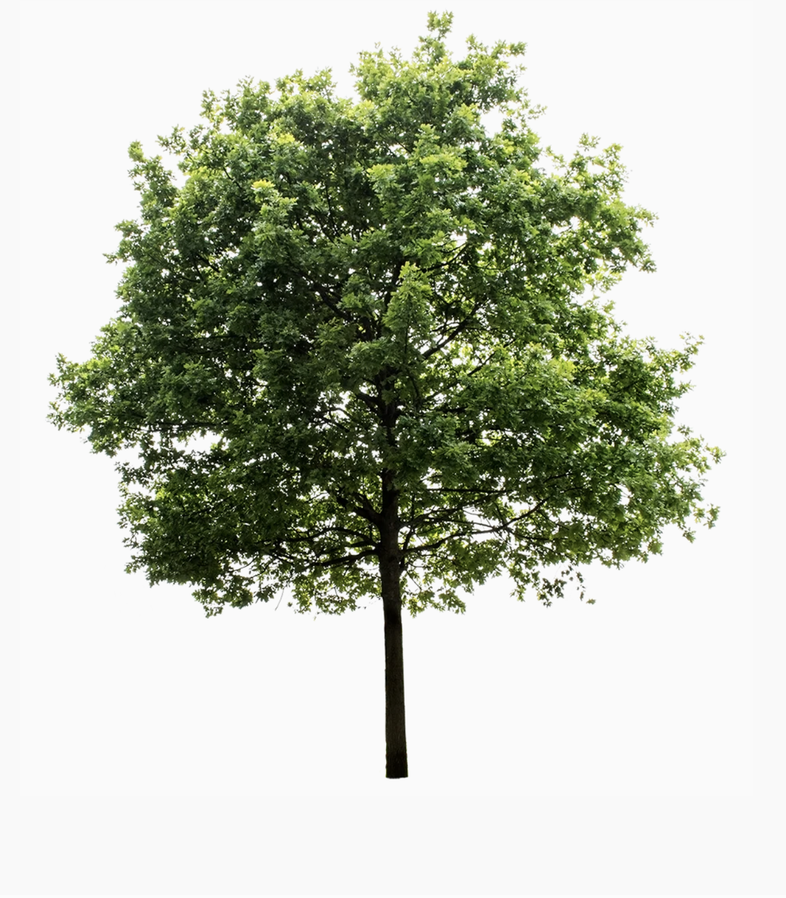
#> input picture sub_pixel/test_tree.png, 786 x 898 px, shrunk from 1270 x 1450 before the run
$ python optimizing.py
#> lines starting #> are read from the running program, lines starting #| are printed output that depends on the picture
import os
import math
import itertools as it
import numpy as np
import time
import subprocess
import os
from PIL import Image, ImageDraw, ImageFont
from moviepy.editor import VideoFileClip
# from transformers import pipeline
import time
import cv2
from skimage import metrics


start_time = time.time()


### EXAMPLE RAMPS / ASCII STUFF
empty = " "
full = "X"
# long_ramp = "ABCDEF"
# long_ramp = "XMI/-."
long_ramp = "MQW#BNHERmKdAGbX8SDOPUkwZF69heT0a&xV%Cs4fY52Lonz3ucJvItr}{li?1][7<>=)(+*|!/-,_~.'` "
# long_ramp = "s4fY52Lonz3ucJvItr}{li?1][7<>=)(+*|!/-,_~.'` "
short_ramp = "ME$sj1|-^` "
punc_ramp = "@%#*+=-:. "
ramp_437 = '▓▒░ '


# PSEUDOCODE PLANNING

# global stuff
# what font are we using? for courier, it looks like it's basically best as a 1:1 size, which is fine
# Looks like courier font size : actual pixel size = 8 : 5

# flatten color/brightness of image func
    # take image
    # make new flattened_brightness array
    # iterate through image
        # average the RBG values of that image / array
        # push that value to the new


# Convert image into ascii basic func

    # Step 1: basics
        # Take source image, i_width, i_height, and target horizontal rez
        # Char width is image_width / target horizontal res
        # Char height is char width * aspect tatio
        # Vertical res is image_height / char_height
        # char_width x char_height is also the pixel unit
font_path = "../fonts/Courier_New_Bold.ttf"
# font_path = "../fonts/Courier_New_Bold.ttf"
font_w_h_aspect_ratio = 1 #true for courier at least, based on some tests
font_size_to_pixel_ratio = 8/5 # also true for courier based on some tests

# image_path = "./cursive_test.png"
image_path = "./test_tree.png"
# [4 lines of commented-out code are left out]
horizontal_resolution = 150 # can be changed to whatever. Bigger is probably better.

# idk if PIL is the way to go for this
# img_to_convert = Image.open(image_path)

# img_to_convert = cv2.imread(image_path)
img_to_convert = cv2.imread(image_path, cv2.IMREAD_GRAYSCALE)
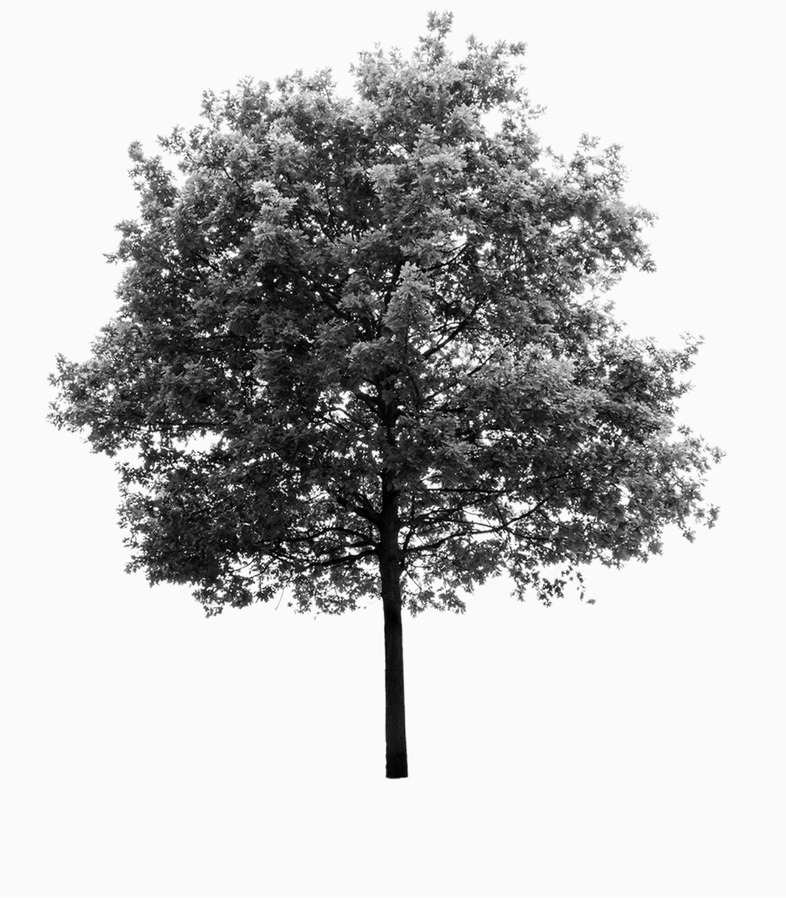
#> img_to_convert: shape (898, 786); min 0, max 255, mean 190.7


i_width = img_to_convert.shape[1]
#> i_width = 786
i_height = img_to_convert.shape[0]
#> i_height = 898
print(f"i_width: {i_width}")
#| i_width: 786
print(f"i_height: {i_height}")
#| i_height: 898
print(f"horizontal_resolution: {horizontal_resolution}")

# how many pixels does each char need to be wide
char_target_width = int(i_width / horizontal_resolution)
#> char_target_width = 5
char_target_height = int(char_target_width * font_w_h_aspect_ratio)
#> char_target_height = 5
print(f"char_target_width: {char_target_width}")
#| char_target_width: 5
print(f"char_target_height: {char_target_height}")
#| char_target_height: 5

# what size font do we need to feed into PIL achieve that? apply aspect ratio
char_display_width = char_target_width * font_size_to_pixel_ratio
#> char_display_width = 8
char_display_height = char_display_width * font_w_h_aspect_ratio
#> char_display_height = 8
print(f"char_display_width: {char_display_width}")
#| char_display_width: 8.0
print(f"char_display_height: {char_display_height}")
#| char_display_height: 8.0

#so we can fit horizontal_resolution chars across, how many can we fit down?
vertical_resolution = int(i_height / char_target_height)
#> vertical_resolution = 179
print(f"ASCII dimensions: {horizontal_resolution} x {vertical_resolution}")
#| ASCII dimensions: 150 x 179

#make font
font = ImageFont.truetype(font_path, size=char_display_width)

    # Step 2: Memoization of sub-pixel maps
        # Ramp class
            # Take a ramp and make it into a class
                # ramp string
                # empty dict
                # emtpy dict value dimensions
class Ramp:
    def __init__(self, string):
        self.ramp_string = string
        self.brightness_dict = {}
        self.brightness_dict_flat = {}
        self.char_dimensions = {"x":0, "y":0}

    def get_char_basic(self, num):
        return self.ramp_string[math.floor((num / 255) * len(self.ramp_string))-1]

    # regular ramp funciton
        # take image array
        # make a new array
        # loop through the image
            # for each pixel, average the rgb values
            # append that value to the new array
        # average teh brightness values of that array
        # return whichever char is x bright
    def get_char_region_basic(self, region):
        # weights = np.array([0.299, 0.587, 0.114])  # Common weights for perceived brightness
        # region_averaged = np.sum(region * weights, axis=-1, keepdims=True)
        # # region_averaged = np.mean(region, axis=-1, keepdims=True)
        new_array = []
        average_bright = np.mean(region)
        # print("avg bright:", average_bright)
        if average_bright > 200:
            return " "
        for y in range(len(region)):
            for x in range(len(region[y])):
                # i have no idea why I Dont have to divide by 3 here
                color_avg = region[y][x]
                new_array.append(color_avg)
        average_brightness = np.average(new_array)
        char = self.get_char_basic(average_brightness)
        # print(f"avg bright: {average_brightness} | char: {char}")
        return char

        # cache maps function
            # Take a width
            # Make a dict
            # Iterate through the string of the map
            # Create a PIL image of that character with the defined font and width
            # Save it as a 2d array in a dict with the key of its original character
    def cache_ramp_maps(self):
        # Take a width
        for char in self.ramp_string:
            # print(f"cache_ramp_maps: {char}")
            char_map_pil = Image.new('L', (char_target_width, char_target_height), color="white")
            d = ImageDraw.Draw(char_map_pil)
            d.text((0, 0), char, fill="black", anchor="lt", font=font)
            char_map_cv2 = np.array(char_map_pil)
            # char_map_cv2 = np.array(char_map_pil)[:, :, ::-1].copy()
            # char_map_cv2 = np.array(char_map_pil.getdata())

            # I could probably optimize this by flattening this brihgtness
            # self.brightness_dict[char] = char_map_cv2

            #ok im gonna do it
            flattened = np.mean(char_map_cv2, axis=-1, keepdims=True)
            # print(char_map_cv2)
            self.brightness_dict_flat[char] = char_map_cv2


            # sub-pixel ramp function
                # take image array
                # confirm that iamge array is same dimensions as the dict values
                # create a holder variable for character
                # create a holder variable for lowest_difference
                # iterate through the dict
                    # for each char_img
                        # make a holder difference value
                        # iterate through the char_img
                            # for each pixel
                                # flatten the brightness of the matching img_pixel
                                # compare it to the brightness of the char_pixel
                                # add that # to the holder value
                            # at the end
                                # check the holder value
                                # if it's lower than the curret lowest_difference
                                # replace the holder character witht he current char (/key)
                                # replace the holder lowest_diff with the new lowest_diff

    # [75 lines left out: function get_char_region_subpixel, not called in this run]


long = Ramp(long_ramp)
long.cache_ramp_maps()
                #

    # Step 3: Start making new image
        # Make new image of size (char_width * horizontal_rez, char_height * vertical_rez)
        # Iterate through original image
            # for each row of vertical res:
                # for each col of horizontal res
                    # grab the pixels from (currentX, currentY) and (currentX + char_width, currY + char_width)
                        # if using no sub-pixel
                            # get the result of sending it to ramp.get_regular
                        # if using sub-pixel
                            # get the result of sending it to ramp.get_subpixel
                    # Add the resulting character to the resulting image at the appropriate coordinates

ascii_image = Image.new("RGB", (int(char_target_width * horizontal_resolution), int(char_target_height * vertical_resolution)), "white")
#> ascii_image: PIL image 750x895 RGB; every value is 255
d = ImageDraw.Draw(ascii_image)
# ascii_image = Image.open(image_path).convert("RGBA")

# print(img_to_convert)

print("should be height:", len(img_to_convert))
#| should be height: 898
print("should be width:", len(img_to_convert[0]))
#| should be width: 786

total = 0
final_amt = vertical_resolution * horizontal_resolution
#> final_amt = 26850
for y in range(vertical_resolution):
    for x in range(horizontal_resolution):
        # if total > 2:
            # break
        print(f"{total} / {final_amt}")
        # print(y, x)
        current_y = y * char_target_height
        current_x = x * char_target_width
        subregion = img_to_convert[current_y:current_y+char_target_height, current_x:current_x+char_target_width]
        # print(subregion)
        # char_for_img = long.get_char_region_subpixel(subregion)
        char_for_img = long.get_char_region_basic(subregion)
        pastable_image = Image.fromarray(np.uint8(subregion)).convert('RGBA')
        pastable_image = Image.new('RGBA', (char_target_width, char_target_height))
        # d = ImageDraw.Draw(pastable_image)
        d.text((current_x, current_y), char_for_img, fill="black", anchor="lt", font=font)

        # [6 lines of commented-out code are left out]
        total = total + 1

ascii_image.show()
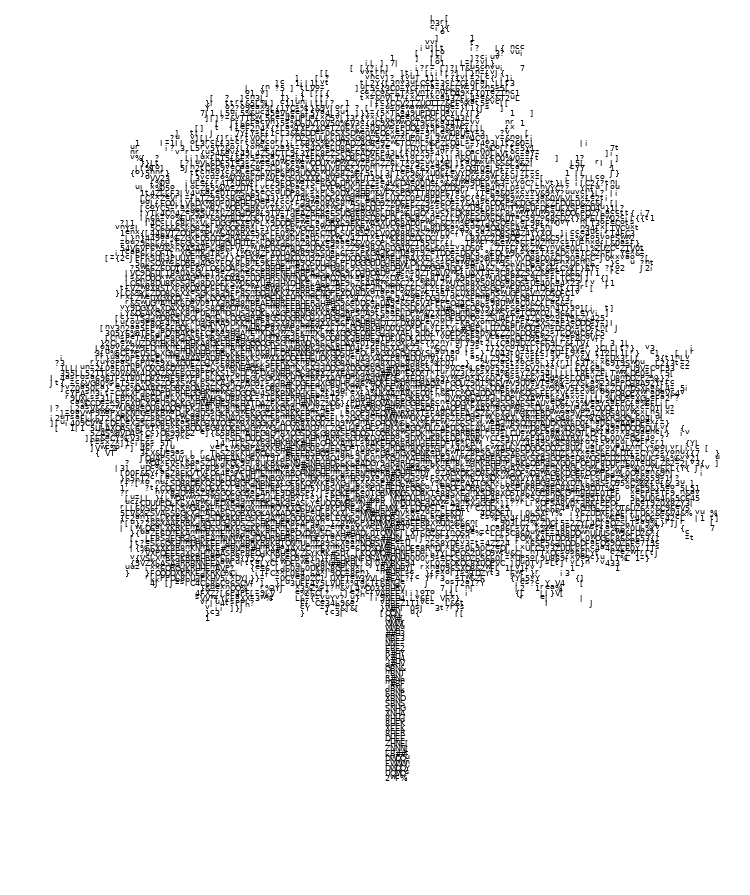
#> shown: PIL image 750x895 RGB; min 0, max 255, mean 218.2
# ascii_image.save('./abcdef2.png')
print(f"{horizontal_resolution} x {vertical_resolution} with a total of {final_amt} regions")
print("--- Image Took %s seconds ---" % (time.time() - start_time))
# print(long.ramp_string)

$ run again, with sub_pixel/test_tree2.jpg saved as sub_pixel/test_tree.png
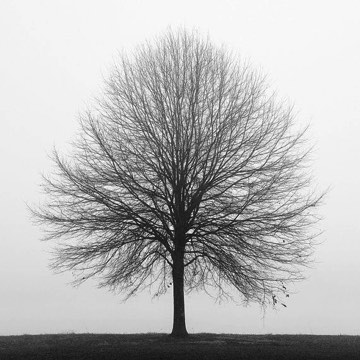
#> input picture sub_pixel/test_tree2.jpg, 360 x 360 px
#> img_to_convert is the input picture: shape (360, 360); min 11, max 255, mean 182.9
#| i_width: 360
#| i_height: 360
#| char_target_width: 2
#| char_target_height: 2
#| char_display_width: 3.2
#| char_display_height: 3.2
#| ASCII dimensions: 150 x 180
#> ascii_image: PIL image 300x360 RGB; every value is 255
#| should be height: 360
#| should be width: 360
#> `ascii_image.show()`:
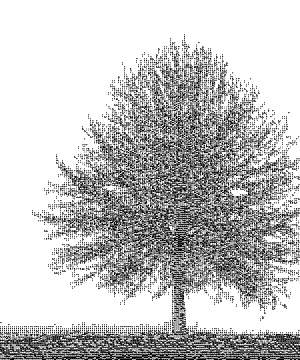
#> shown: PIL image 300x360 RGB; min 0, max 255, mean 194.4

$ run again, with sub_pixel/ABC.png copied over sub_pixel/test_tree.png
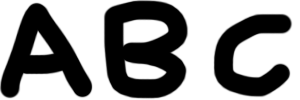
#> input picture sub_pixel/ABC.png, 300 x 100 px
#> img_to_convert is the input picture: shape (100, 300); min 0, max 255, mean 145.6
#| i_width: 300
#| i_height: 100
#| char_target_width: 2
#| char_target_height: 2
#| char_display_width: 3.2
#| char_display_height: 3.2
#| ASCII dimensions: 150 x 50
#> ascii_image: PIL image 300x100 RGB; every value is 255
#| should be height: 100
#| should be width: 300
#> `ascii_image.show()`:
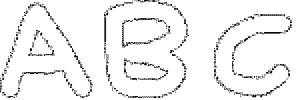
#> shown: PIL image 300x100 RGB; min 0, max 255, mean 241.6

$ run again, with sub_pixel/2hundredpixels.png copied over sub_pixel/test_tree.png
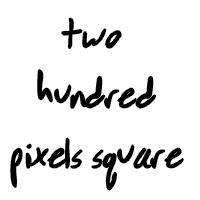
#> input picture sub_pixel/2hundredpixels.png, 200 x 200 px
#> img_to_convert is the input picture: shape (200, 200); min 0, max 255, mean 229.3
#| i_width: 200
#| i_height: 200
#| char_target_width: 1
#| char_target_height: 1
#| char_display_width: 1.6
#| char_display_height: 1.6
#| ASCII dimensions: 150 x 200
#> ascii_image: PIL image 150x200 RGB; every value is 255
#| should be height: 200
#| should be width: 200
#> `ascii_image.show()`:
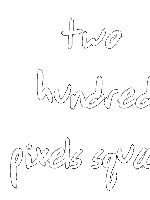
#> shown: PIL image 150x200 RGB; min 6, max 255, mean 250
